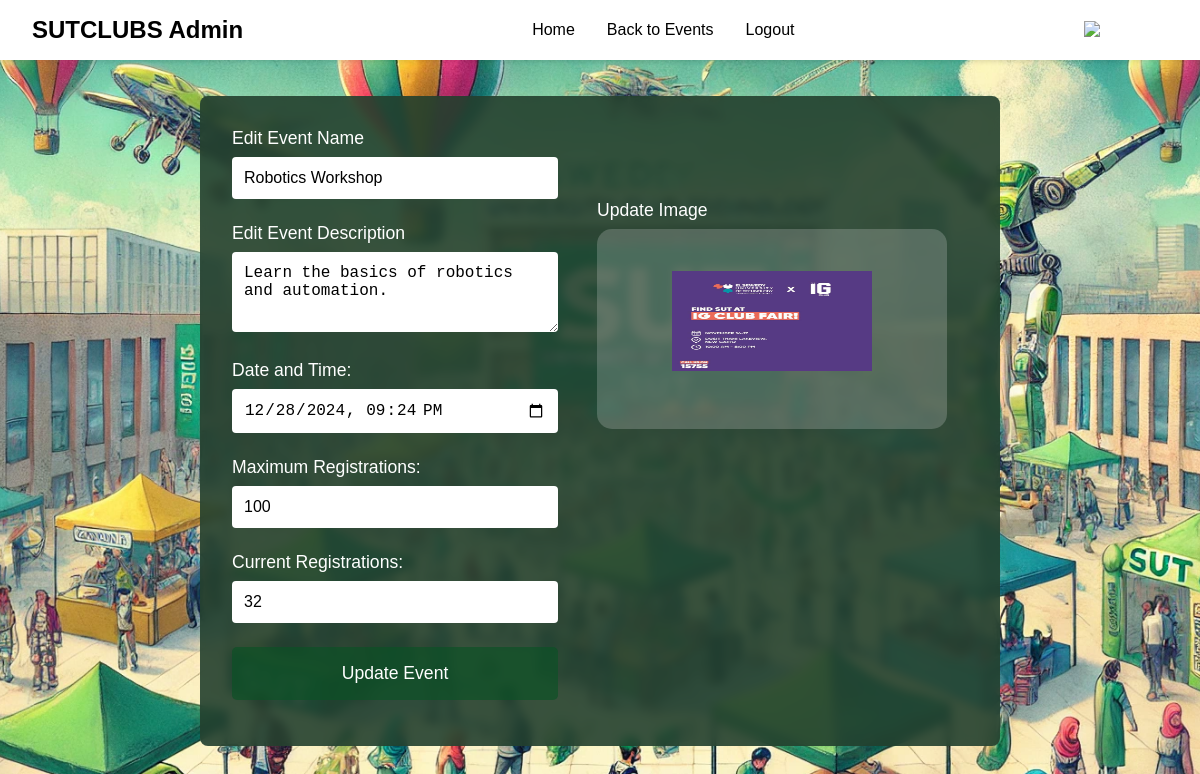
/editEvent.php?id=2, run on the app's committed database.
### tables this page shows
CREATE TABLE `events` (
  `id` int NOT NULL,
  `title` varchar(255) NOT NULL,
  `description` text,
  `date_time` datetime DEFAULT NULL,
  `photo_url` varchar(255) DEFAULT NULL,
  `max_registrations` int DEFAULT '0',
  `current_registrations` int DEFAULT '0',
  `club_id` int DEFAULT NULL,
  PRIMARY KEY (`id`),
  KEY `fk_club_events` (`club_id`),
  CONSTRAINT `fk_club_events` FOREIGN KEY (`club_id`) REFERENCES `clubs` (`id`) ON DELETE CASCADE
);

### editEvent.php (the view, shortened to what this page needs)
<?php
$config = include('config.php');
$conn = mysqli_connect("localhost", "root",$config[ "password"], "sutclubs");
$event_id = isset($_GET['id']) ? intval($_GET['id']) : 0;
$event_query = mysqli_query($conn, "SELECT e.*, c.name AS club_name, c.id AS club_id FROM events e JOIN clubs c ON e.club_id = c.id WHERE e.id = $event_id");
$event = mysqli_fetch_assoc($event_query);
?>
<!DOCTYPE html>
<html lang="en">
<head>
    <link rel="stylesheet" href="editEvent.css">
</head>
<body>
    <header>
        <div class="header-content">
            <h1>SUTCLUBS Admin</h1>
            <nav>
                <a href="CLUBS.php">Home</a>
                <a href="manageEvents.php?club_id=<?php echo $event['club_id']; ?>">Back to Events</a>
                <a href="logout.php">Logout</a>
            </nav>
            <div class="user-icon">
                <img src="img/placeholder-profile-icon-64037ijusubkr7gu.png" alt="User Icon">
            </div>
        </div>
    </header>
    <main>
    <div class="form-container">
        <form id="editClubForm" action="" method="POST" enctype="multipart/form-data">
            <div class="form-left">
                <div class="form-group">
                    <label for="name">Edit Event Name</label>
                    <input type="text" id="name" name="name" value="<?php echo htmlspecialchars($event['title']); ?>" >
                </div>
                <div class="form-group">
                    <label for="description">Edit Event Description</label>
                    <textarea id="description" name="description" ><?php echo htmlspecialchars($event['description']); ?></textarea>
                </div>
                <div class="form-group">
                <label for="date_time">Date and Time:</label>
                <input type="datetime-local" id="date_time" name="date_time" value="<?php echo date('Y-m-d\TH:i', strtotime($event['date_time'])); ?>" required>
            </div>
                <div class="form-group">
                    <label for="max_registrations">Maximum Registrations:</label>
                    <input type="number" id="max_registrations" name="max_registrations" min="1" value="<?php echo $event['max_registrations']; ?>" required>
                </div>
                <div class="form-group">
                    <label for="current_registrations">Current Registrations:</label>
                    <input type="number" id="current_registrations" name="current_registrations" value="<?php echo $event['current_registrations']; ?>" readonly>
                </div>
                <button type="submit">Update Event</button>
            </div>
            <div class="form-right">
                <label>Update Image</label>
                <div class="upload-section">
                    <div class="upload-area" id="uploadArea">
                    <img id="uploadIcon" src="<?php echo htmlspecialchars($event['photo_url']); ?>" alt="Upload Icon" style="width: 200px; height:100px">
                    </div>
                </div>
            </div>
        </form>
    </div>
    </main>
</body>
</html>

### editEvent.css (style rules this page uses)
:root { --primary-color: #1a3d3d; --text-color: #ffffff; --input-bg: #ffffff; --header-bg: #ffffff; }
* { margin: 0; padding: 0; box-sizing: border-box; }
body { font-family: Arial, sans-serif; background-color: var(--primary-color); color: var(--text-color); min-height: 100vh; background-image: url('./uploads/clubs.webp'); background-size: cover; background-position: center; background-attachment: fixed; }
.form-right { flex: 1; width: 350px; position: relative; transform: translate(370px, -300px); }
header { background-color: var(--header-bg); padding: 1rem 2rem; box-shadow: 0 2px 4px rgba(0, 0, 0, 0.1); position: fixed; width: 100%; top: 0; left: 0; z-index: 1000; }
.header-content { max-width: 1200px; margin: 0 auto; display: flex; justify-content: space-between; align-items: center; }
header h1 { color: #000; font-size: 1.5rem; }
nav { display: flex; gap: 2rem; }
nav a { color: #000; text-decoration: none; font-weight: 500; }
.user-icon img { width: 32px; height: 32px; }
main { max-width: 1200px; margin: 6rem auto 2rem; padding: 0 1rem; }
.form-container { background: rgba(35, 64, 46, 0.9); backdrop-filter: blur(5px); padding: 2rem; border-radius: 8px; max-width: 800px; margin: 0 auto; display: flex; flex-wrap: wrap; height: 650px; }
.form-left { flex: 1; min-width: 300px; margin-right: 1.5rem; }
.form-right { transform: translate(365px, -500px); min-width: 300px; }
.form-group { margin-bottom: 1.5rem; }
label { display: block; margin-bottom: 0.5rem; font-size: 1.1rem; }
input, textarea { width: 100%; padding: 0.75rem; border: none; border-radius: 4px; background-color: var(--input-bg); font-size: 1rem; }
textarea { min-height: 80px; resize: vertical; }
.upload-section { position: relative; height: 100%; background: rgba(255, 255, 255, 0.1); border-radius: 15px; }
.upload-area { border-radius: 15px; padding: 2rem; text-align: center; cursor: pointer; background-color: rgba(255, 255, 255, 0.1); min-height: 200px; display: flex; flex-direction: column; justify-content: center; align-items: center; }
#uploadIcon { width: 48px; height: 48px; margin-bottom: 1rem; }
button { padding: 1rem 2rem; background: rgba(12, 80, 38, 0.7); color: white; border: none; width: 100%; border-radius: 5px; font-size: 1.1rem; cursor: pointer; transition: background-color 0.3s ease; }

### data on the page
events: name "Robotics Workshop", description "Learn the basics of robotics and automation.", date_time "12/28/2024 21:24", max_registrations "100", current_registrations "32", photo_url (picture)
